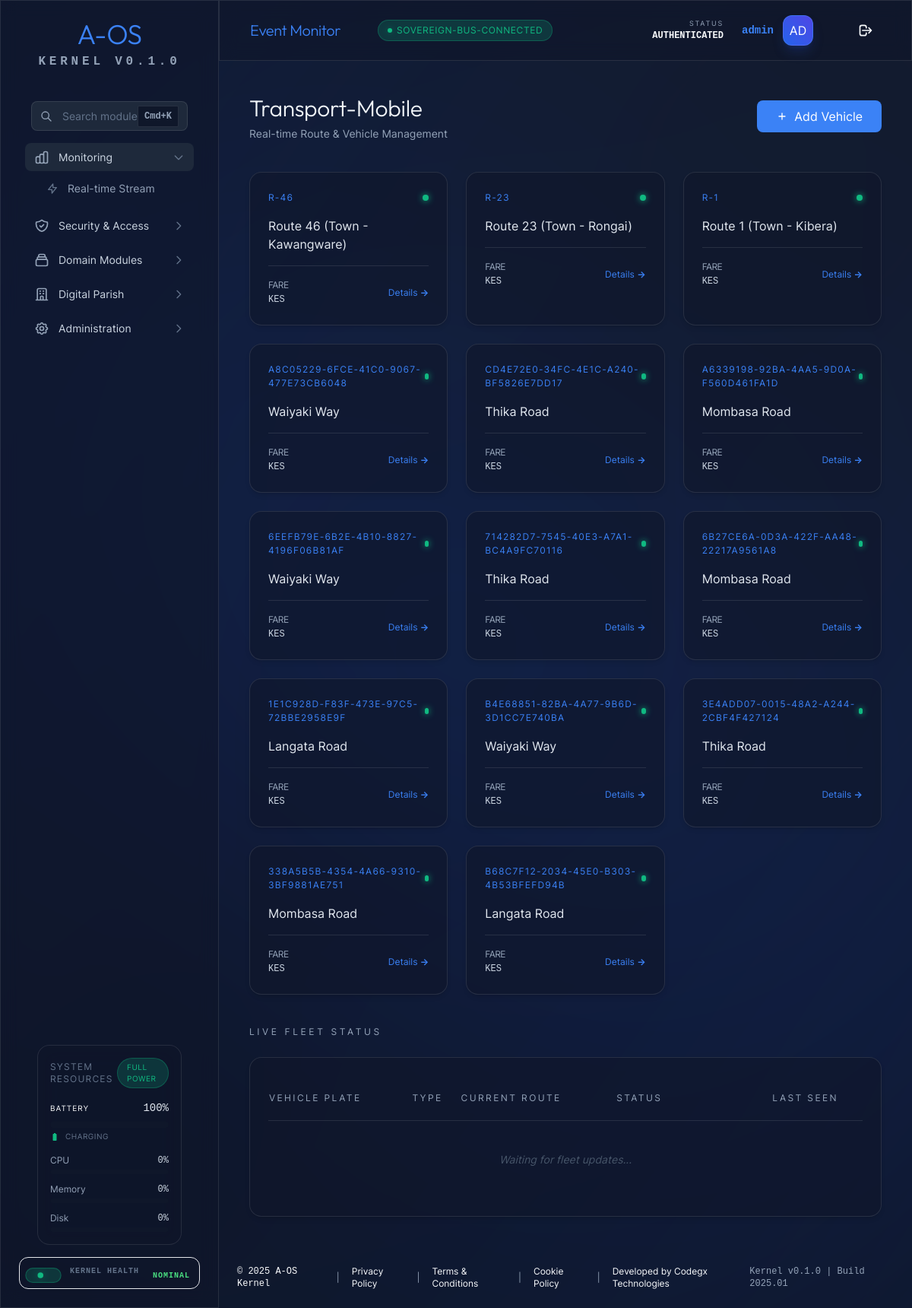
Screenshot of /transport/ (signed in) with the database file from the repository.
### tables this page shows
CREATE TABLE transport_zones (
        id TEXT PRIMARY KEY,
        name TEXT NOT NULL,
        type TEXT NOT NULL, -- road, area, stage, junction
        location_scope TEXT,
        active BOOLEAN DEFAULT 1,
        created_at DATETIME DEFAULT CURRENT_TIMESTAMP
    );

### aos/api/routers/transport.py (the view)
@router.get("/", response_class=HTMLResponse)
async def transport_root(request: Request, current_user: dict = Depends(get_current_operator)):
    if not transport_state.module:
        return HTMLResponse("TransportModule not initialized", status_code=500)
    routes = transport_state.module.list_routes()
    return templates.TemplateResponse(
        "transport.html",
        {
            "request": request,
            "user": current_user,
            "routes": routes
        }
    )

### aos/api/templates/transport.html (shortened to what this page needs)
{% extends "dashboard.html" %}
{% block content %}
<div class="space-y-10 fade-in">
    <div class="flex items-center justify-between">
        <div>
            <h2 class="aos-h2 text-[var(--aos-neutral-100)]">Transport-Mobile</h2>
            <p class="aos-text-muted aos-text-sm aos-mt-1">Real-time Route & Vehicle Management</p>
        </div>
        <div class="flex space-x-4">
            <button class="aos-btn aos-btn-primary aos-size-md" hx-get="/transport/vehicle/new"
                hx-target="#transport-modal-content"
                onclick="document.getElementById('transport-modal').classList.remove('hidden')">
                <svg class="w-4 h-4" fill="none" stroke="currentColor" viewBox="0 0 24 24">
                    <path stroke-linecap="round" stroke-linejoin="round" stroke-width="2" d="M12 6v6m0 0v6m0-6h6m0-0H6">
                    </path>
                </svg>
                <span>Add Vehicle</span>
            </button>
        </div>
    </div>
    <div class="grid grid-cols-1 md:grid-cols-3 gap-6">
        {% for route in routes %}
        {% call card(class="hover:border-[var(--aos-primary-base)]/50 transition-colors cursor-pointer group") %}
        <div class="flex items-center justify-between mb-4">
            <span class="aos-text-xs font-black text-[var(--aos-primary-base)] uppercase tracking-widest">{{ route.id
                }}</span>
            <div class="w-2 h-2 rounded-full bg-[var(--aos-success-base)] shadow-[0_0_8px_var(--aos-success-base)]">
            </div>
        </div>
        <h4
            class="aos-text-lg font-bold text-[var(--aos-neutral-200)] group-hover:text-[var(--aos-primary-base)] transition-colors">
            {{ route.name }}</h4>
        <div class="mt-4 pt-4 border-t border-[var(--aos-surface-border)] flex items-center justify-between">
            <div class="aos-text-xs aos-text-muted">
                <span class="block uppercase font-bold tracking-tighter">Fare</span>
                <span class="text-[var(--aos-neutral-300)] aos-text-mono">KES {{ route.base_price }}</span>
            </div>
            <a href="/transport/route/{{ route.id }}"
                class="aos-text-xs font-bold text-[var(--aos-primary-base)] hover:text-[var(--aos-primary-active)]">Details
                →</a>
        </div>
        {% endcall %}
        {% endfor %}
    </div>
    <div class="space-y-6">
        <h3 class="aos-text-xs font-black aos-text-muted uppercase tracking-[0.3em]">Live Fleet Status</h3>
        {% call card(padding="0") %}
        <div class="overflow-x-auto">
            <table class="w-full text-left border-collapse">
                <thead class="bg-[var(--aos-surface-elevated)]/50 border-b border-[var(--aos-surface-border)]">
                    <tr class="aos-text-xs aos-text-muted uppercase tracking-[0.2em] font-black">
                        <th class="aos-px-8 aos-py-5">Vehicle Plate</th>
                        <th class="aos-px-8 aos-py-5">Type</th>
                        <th class="aos-px-8 aos-py-5">Current Route</th>
                        <th class="aos-px-8 aos-py-5">Status</th>
                        <th class="px-8 py-5 text-right">Last Seen</th>
                    </tr>
                </thead>
                <tbody id="fleet-status-body" class="divide-y divide-slate-800/30">
                    <tr class="aos-text-sm aos-text-secondary">
                        <td colspan="5" class="px-8 py-10 text-center italic text-slate-600">
                            Waiting for fleet updates...
                        </td>
                    </tr>
                </tbody>
            </table>
        </div>
        {% endcall %}
    </div>
</div>
{% endblock %}

### aos/api/templates/components/atoms/Card.html (shortened to what this page needs)
{% macro card(
padding="6",
glass=True,
interactive=False,
class="",
id=None
) %}
<div {% if id %}id="{{ id }}" {% endif %}
    class="aos-card {% if glass %}aos-glass{% endif %} {% if interactive %}aos-card-interactive{% endif %} p-{{ padding }} {{ class }}">
    {{ caller() }}
</div>
{% endmacro %}

### aos/api/templates/partials/design_system.html (style rules this page uses)
body { margin: 0; scroll-behavior: smooth; -webkit-font-smoothing: antialiased; background: var(--aos-surface-base); color: var(--aos-neutral-50); font-family: var(--aos-font-sans); }
.aos-glass { background: var(--aos-surface-glass); backdrop-filter: blur(12px); -webkit-backdrop-filter: blur(12px); border: 1px solid var(--aos-surface-border); }
.aos-h2 { font-family: var(--aos-font-display); font-size: var(--aos-size-3xl); font-weight: 700; letter-spacing: -0.01em; }
.aos-text-mono { font-family: var(--aos-font-mono); }
.aos-text-sm { font-size: var(--aos-size-sm); }
.aos-text-xs { font-size: var(--aos-size-xs); }
.aos-text-muted { color: var(--aos-neutral-400); }

### aos/api/templates/dashboard.html (style rules this page uses)
.fade-in { animation: fadeIn 0.4s cubic-bezier(0.16, 1, 0.3, 1) forwards; }

### rows the page displays
transport_zones: id "R-46", name "Route 46 (Town - Kawangware)"
transport_zones: id "R-23", name "Route 23 (Town - Rongai)"
transport_zones: id "R-1", name "Route 1 (Town - Kibera)"
transport_zones: id "A8C05229-6FCE-41C0-9067-477E73CB6048", name "Waiyaki Way"
transport_zones: id "CD4E72E0-34FC-4E1C-A240-BF5826E7DD17", name "Thika Road"
transport_zones: id "A6339198-92BA-4AA5-9D0A-F560D461FA1D", name "Mombasa Road"
transport_zones: id "6EEFB79E-6B2E-4B10-8827-4196F06B81AF", name "Waiyaki Way"
transport_zones: id "714282D7-7545-40E3-A7A1-BC4A9FC70116", name "Thika Road"
transport_zones: id "6B27CE6A-0D3A-422F-AA48-22217A9561A8", name "Mombasa Road"
transport_zones: id "1E1C928D-F83F-473E-97C5-72BBE2958E9F", name "Langata Road"
transport_zones: id "B4E68851-82BA-4A77-9B6D-3D1CC7E740BA", name "Waiyaki Way"
transport_zones: id "3E4ADD07-0015-48A2-A244-2CBF4F427124", name "Thika Road"
transport_zones: id "338A5B5B-4354-4A66-9310-3BF9881AE751", name "Mombasa Road"
transport_zones: id "B68C7F12-2034-45E0-B303-4B53BFEFD94B", name "Langata Road"

### other values shown
{{ title }} "Monitoring Security & Access Domain Modules Digital Parish Administration"
{{ item.text }} "Real-time Stream"
{{ name }} "KERNEL HEALTH"
{{ status_text }} "NOMINAL"
{{ text }} "SOVEREIGN-BUS-CONNECTED"
{{ user.username }} "admin"
{{ user.username[:2].upper() }} "AD"
